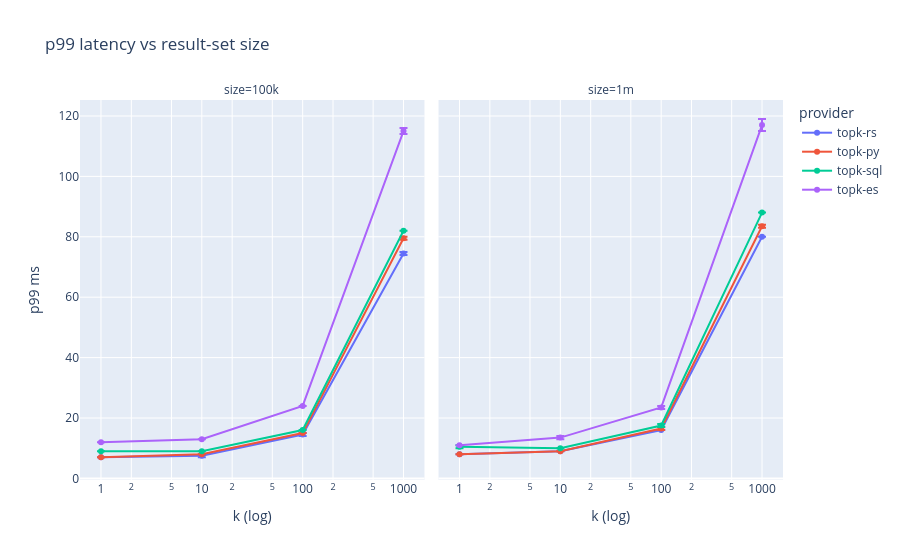

The cell this chart's notebook holds for it:
### Markdown cell above
## Result-set size

The bytes-OUT axis. Response size is `k` x bytes-per-hit, so this separates a client's
per-byte cost from its per-request cost -- every other mode pins `top_k=10`, which is a
single point in payload space.

### Code cell
ks = df.filter(pl.col("mode") == "ksweep") if df is not None else None
if ks is not None and len(ks):
    a = (agg(ks, ["provider", "size", "top_k"], "latency")
           .with_columns([(pl.col("hi") - pl.col("value")).alias("err_plus"),
                          (pl.col("value") - pl.col("lo")).alias("err_minus"),
                          pl.col("top_k").cast(pl.Int32),
                          pl.col("provider").cast(pl.Enum(ORDER))])
           .sort("top_k"))
    fig = px.line(a.to_pandas(), x="top_k", y="value", color="provider",
                  facet_col="size", markers=True, log_x=True,
                  error_y="err_plus", error_y_minus="err_minus",
                  category_orders={"size": SIZES, "provider": ORDER},
                  labels={"value": "p99 ms", "top_k": "k (log)"},
                  title="p99 latency vs result-set size")
    fig.show()
else:
    print("no ksweep data yet")

### Figure 1 — Plotly figure (JSON) as saved in the notebook; plotly's stock layout.template omitted (floating-point values rounded to 4 significant figures)
{"data": [{"error_y": {"array": [0.0, 0.5, 0.5, 0.5], "arrayminus": [0.0, 0.5, 0.5, 0.5]}, "hovertemplate": "provider=topk-rs<br>size=100k<br>k (log)=%{x}<br>p99 ms=%{y}<extra></extra>", "legendgroup": "topk-rs", "line": {"color": "#636efa", "dash": "solid"}, "marker": {"symbol": "circle"}, "mode": "lines+markers", "name": "topk-rs", "orientation": "v", "showlegend": true, "type": "scatter", "x": [1, 10, 100, 1000], "xaxis": "x", "y": [7.0, 7.5, 14.5, 74.5], "yaxis": "y"}, {"error_y": {"array": [0.0, 0.0, 0.0, 0.5], "arrayminus": [0.0, 0.0, 0.0, 0.5]}, "hovertemplate": "provider=topk-py<br>size=100k<br>k (log)=%{x}<br>p99 ms=%{y}<extra></extra>", "legendgroup": "topk-py", "line": {"color": "#EF553B", "dash": "solid"}, "marker": {"symbol": "circle"}, "mode": "lines+markers", "name": "topk-py", "orientation": "v", "showlegend": true, "type": "scatter", "x": [1, 10, 100, 1000], "xaxis": "x", "y": [7.0, 8.0, 15.0, 79.5], "yaxis": "y"}, {"error_y": {"array": [0.0, 0.0, 0.0, 0.0], "arrayminus": [0.0, 0.0, 0.0, 0.0]}, "hovertemplate": "provider=topk-sql<br>size=100k<br>k (log)=%{x}<br>p99 ms=%{y}<extra></extra>", "legendgroup": "topk-sql", "line": {"color": "#00cc96", "dash": "solid"}, "marker": {"symbol": "circle"}, "mode": "lines+markers", "name": "topk-sql", "orientation": "v", "showlegend": true, "type": "scatter", "x": [1, 10, 100, 1000], "xaxis": "x", "y": [9.0, 9.0, 16.0, 82.0], "yaxis": "y"}, {"error_y": {"array": [0.0, 0.0, 0.0, 1.0], "arrayminus": [0.0, 0.0, 0.0, 1.0]}, "hovertemplate": "provider=topk-es<br>size=100k<br>k (log)=%{x}<br>p99 ms=%{y}<extra></extra>", "legendgroup": "topk-es", "line": {"color": "#ab63fa", "dash": "solid"}, "marker": {"symbol": "circle"}, "mode": "lines+markers", "name": "topk-es", "orientation": "v", "showlegend": true, "type": "scatter", "x": [1, 10, 100, 1000], "xaxis": "x", "y": [12.0, 13.0, 24.0, 115.0], "yaxis": "y"}, {"error_y": {"array": [0.0, 0.0, 0.0, 0.0], "arrayminus": [0.0, 0.0, 0.0, 0.0]}, "hovertemplate": "provider=topk-rs<br>size=1m<br>k (log)=%{x}<br>p99 ms=%{y}<extra></extra>", "legendgroup": "topk-rs", "line": {"color": "#636efa", "dash": "solid"}, "marker": {"symbol": "circle"}, "mode": "lines+markers", "name": "topk-rs", "orientation": "v", "showlegend": false, "type": "scatter", "x": [1, 10, 100, 1000], "xaxis": "x2", "y": [8.0, 9.0, 16.0, 80.0], "yaxis": "y2"}, {"error_y": {"array": [0.0, 0.0, 0.5, 0.5], "arrayminus": [0.0, 0.0, 0.5, 0.5]}, "hovertemplate": "provider=topk-py<br>size=1m<br>k (log)=%{x}<br>p99 ms=%{y}<extra></extra>", "legendgroup": "topk-py", "line": {"color": "#EF553B", "dash": "solid"}, "marker": {"symbol": "circle"}, "mode": "lines+markers", "name": "topk-py", "orientation": "v", "showlegend": false, "type": "scatter", "x": [1, 10, 100, 1000], "xaxis": "x2", "y": [8.0, 9.0, 16.5, 83.5], "yaxis": "y2"}, {"error_y": {"array": [0.5, 0.0, 0.5, 0.0], "arrayminus": [0.5, 0.0, 0.5, 0.0]}, "hovertemplate": "provider=topk-sql<br>size=1m<br>k (log)=%{x}<br>p99 ms=%{y}<extra></extra>", "legendgroup": "topk-sql", "line": {"color": "#00cc96", "dash": "solid"}, "marker": {"symbol": "circle"}, "mode": "lines+markers", "name": "topk-sql", "orientation": "v", "showlegend": false, "type": "scatter", "x": [1, 10, 100, 1000], "xaxis": "x2", "y": [10.5, 10.0, 17.5, 88.0], "yaxis": "y2"}, {"error_y": {"array": [0.0, 0.5, 0.5, 2.0], "arrayminus": [0.0, 0.5, 0.5, 2.0]}, "hovertemplate": "provider=topk-es<br>size=1m<br>k (log)=%{x}<br>p99 ms=%{y}<extra></extra>", "legendgroup": "topk-es", "line": {"color": "#ab63fa", "dash": "solid"}, "marker": {"symbol": "circle"}, "mode": "lines+markers", "name": "topk-es", "orientation": "v", "showlegend": false, "type": "scatter", "x": [1, 10, 100, 1000], "xaxis": "x2", "y": [11.0, 13.5, 23.5, 117.0], "yaxis": "y2"}], "layout": {"annotations": [{"font": {}, "showarrow": false, "text": "size=100k", "x": 0.245, "xanchor": "center", "xref": "paper", "y": 1.0, "yanchor": "bottom", "yref": "paper"}, {"font": {}, "showarrow": false, "text": "size=1m", "x": 0.755, "xanchor": "center", "xref": "paper", "y": 1.0, "yanchor": "bottom", "yref": "paper"}], "legend": {"title": {"text": "provider"}, "tracegroupgap": 0}, "title": {"text": "p99 latency vs result-set size"}, "xaxis": {"anchor": "y", "domain": [0.0, 0.49], "title": {"text": "k (log)"}, "type": "log"}, "xaxis2": {"anchor": "y2", "domain": [0.51, 1.0], "matches": "x", "title": {"text": "k (log)"}, "type": "log"}, "yaxis": {"anchor": "x", "domain": [0.0, 1.0], "title": {"text": "p99 ms"}}, "yaxis2": {"anchor": "x2", "domain": [0.0, 1.0], "matches": "y", "showticklabels": false}}}
